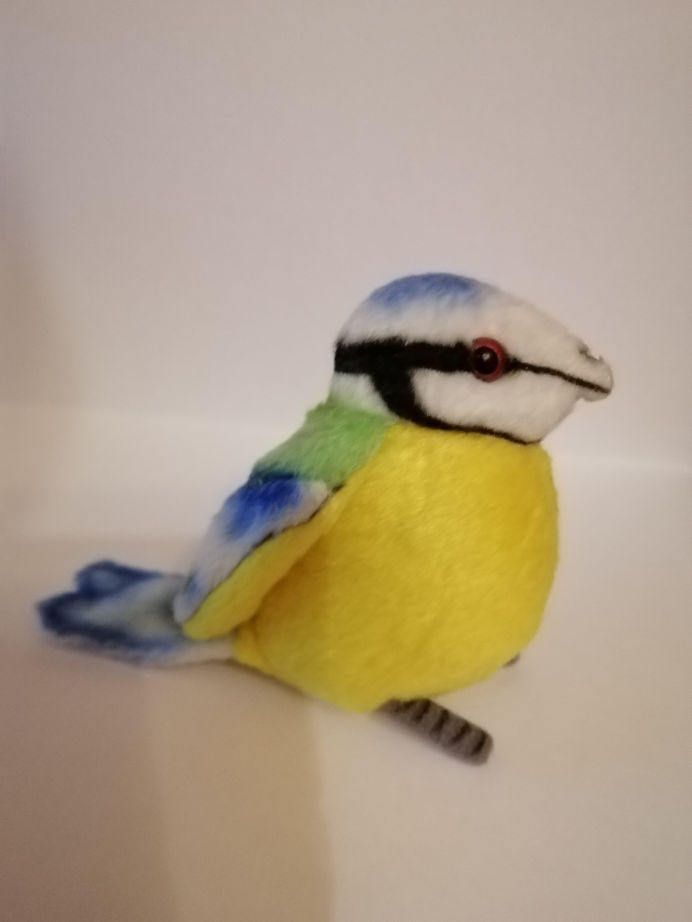
#> input picture lab_2/images/AS_dataset/train/best_img.jpg, 3456 x 4608 px, found by its file name (shown at 1/5 size)
$ jupyter execute --allow-errors SIFT_desc.ipynb
#> lines starting #> are read from the running program, lines starting #| are printed output that depends on the picture
[cell 1]
import cv2 as cv
import numpy
import os
import glob
import matplotlib.pyplot as plt
import pandas as pd

[cell 2]
# test_img_dir = ["../images/RB_dataset/test",
#                 "../images/RK_dataset/test",
#                 "../images/AS_dataset/test"]

# train_imgs = ["../images/RB_dataset/train/photo_2020-10-01_22-17-49.jpg",
#               "../images/RK_dataset/train/1.jpg",
#               "../images/AS_dataset/train/best_img.jpg"]

# dataset_names = ["RB_dataset", "RK_dataset", "AS_dataset"]

[cell 3]
# [69 lines of commented-out code are left out]

**Metrics**:
- відносна кількість правильно суміщених ознак

- похибка локалізації (відстань між реальним розміщенням предмета в кадрі та розпізнаним)

- відносний час обробки фото в залежності від розміру зображення

[cell 4]
metrics = [[],[],[],[],[]]
img_dir = "../images/AS_dataset/test"
data_path = os.path.join(img_dir,'*g')
files = glob.glob(data_path)

sift = cv.SIFT_create()

main_img = cv.imread("../images/AS_dataset/train/best_img.jpg", cv.IMREAD_GRAYSCALE)
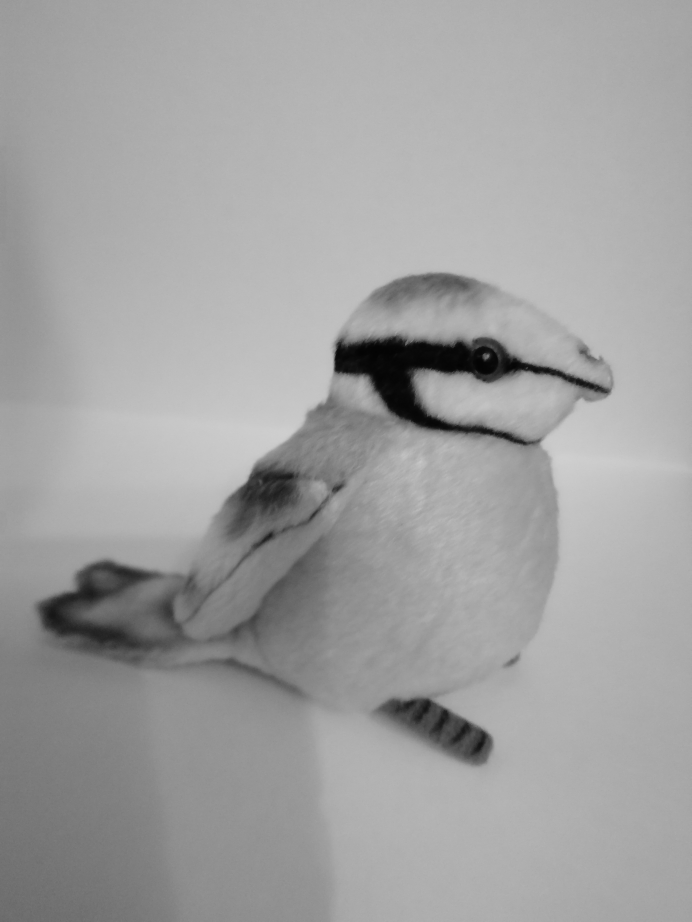
#> main_img: shape (4608, 3456) (shown at 1/5 size); min 1, max 210, mean 160.9
# main_img = cv.normalize(main_img, None, 0, 255, cv.NORM_MINMAX).astype('uint8')
#> (the rest of this cell did not finish here and is left out)
